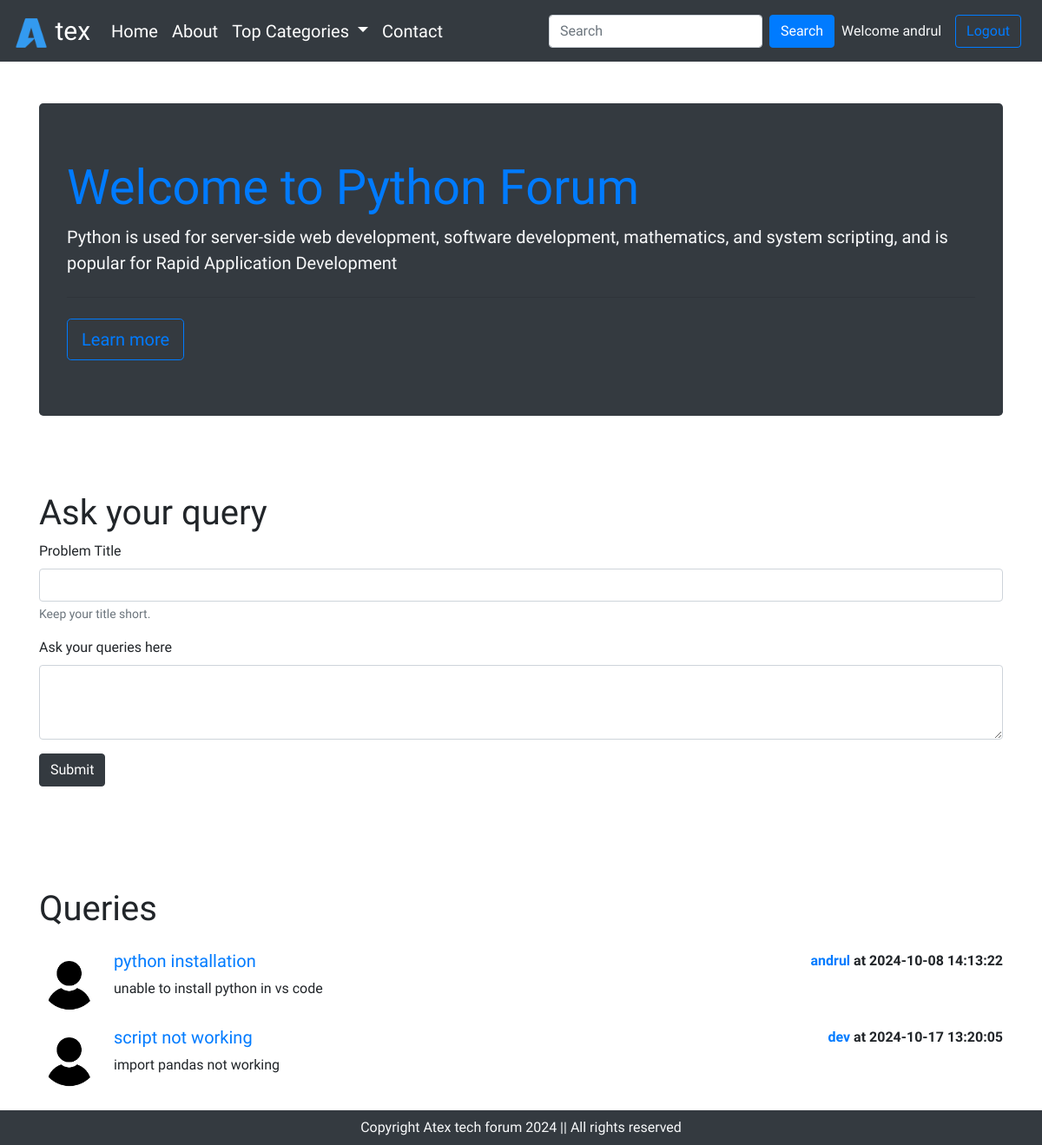
Page /threads.php?catid=1 (signed in) on the committed database.
### tables this page shows
CREATE TABLE `categories` (
  `id` int(10) NOT NULL,
  `name` varchar(255) NOT NULL,
  `description` varchar(255) NOT NULL,
  `created` datetime NOT NULL DEFAULT current_timestamp()
);

CREATE TABLE `threads` (
  `sno` int(11) NOT NULL,
  `thread_id` int(7) NOT NULL,
  `thread_title` varchar(255) NOT NULL,
  `thread_description` text NOT NULL,
  `thread_cat_id` int(7) NOT NULL,
  `thread_user_id` int(7) NOT NULL,
  `dt` datetime NOT NULL DEFAULT current_timestamp()
);

CREATE TABLE `users` (
  `sno` int(8) NOT NULL,
  `user_email` varchar(30) NOT NULL,
  `user_pass` varchar(255) NOT NULL,
  `dt` datetime NOT NULL DEFAULT current_timestamp()
);

### threads.php (the view, shortened to what this page needs)
<!doctype html>
<html lang="en">
<head>
    <link rel="stylesheet" href="https://cdn.jsdelivr.net/npm/bootstrap@4.6.2/dist/css/bootstrap.min.css"
>
        <link rel="stylesheet" href="style.css">
</head>
<body>
    <?php include './Partials/_dbconnect.php'; ?>
    <?php include './Partials/_header.php'; ?>
    <?php
        $id = $_GET['catid'];
        $sql = "SELECT * FROM `categories` WHERE id='$id' ";
        $result = mysqli_query($conn,$sql);
        while($row = mysqli_fetch_assoc($result)){
          $cname = $row['name'];
          $cdesc = $row['description'];
        }
    ?>
    <div class="container my-5"  id="ques">
        <div class="jumbotron bg-dark text-light">
            <h1 class="display-4 text-primary"><b>Welcome to <?php echo $cname; ?> Forum</b></h1>
            <p class="lead"><?php echo $cdesc; ?></p>
            <hr class="my-4">
            <a class="btn btn-dark btn-outline-primary btn-lg" href="#" role="button">Learn more</a>
        </div>
    </div>
    <?php
        if(isset($_SESSION['loggedin']) && $_SESSION['loggedin'] == true){
            echo '
            <div class="container my-5" id="ques">
                <h1>Ask your query</h1>
                <form action=" '.$_SERVER['REQUEST_URI'].'" method="post" >
                    <div class="form-group">
                        <label for="exampleInputEmail1">Problem Title</label>
                        <input type="text" class="form-control" id="title"  name="title" aria-describedby="emailHelp">
                        <small id="emailHelp" class="form-text text-muted">Keep your title short.</small>
                    </div>
                    <input type="hidden" name="sno" value=" '.$_SESSION['sno'].' ">
                    <div class="form-group">
                        <label for="exampleFormControlTextarea1">Ask your queries here </label>
                        <textarea class="form-control" id="desc" name="desc" rows="3"></textarea>
                    </div>
                    <button type="submit" class="btn btn-dark">Submit</button>
                </form>
           </div>';
        }
    ?>
    <div class="container my-4 mb-0">
        <h1 class="py-2">Queries</h1>
        <?php
            $id = $_GET['catid'];
            $sql = "SELECT * FROM `threads` WHERE thread_cat_id = $id ";
            $result = mysqli_query($conn,$sql);
            while($row = mysqli_fetch_assoc($result)){
                $id = $row['thread_id'];
                $title = $row['thread_title'];
                $desc = $row['thread_description'];
                $thread_time = $row['dt'];
                $user_id = $row['thread_user_id'];
                $sql2 = "SELECT user_email FROM `users` WHERE sno='$user_id' ";
                $result2 = mysqli_query($conn,$sql2);
                $row2 = mysqli_fetch_assoc($result2);
                echo '
                <div class="media my-3">
                    <img src="./Img/user.jpg" width="70px" class=" mr-3" alt="...">
                    <div class="media-body">'.'
                        <h5 class="mt-0 text-primary">
                            <a class="text-primary text-decoration-none" href="./thread.php?threadid='.$id.' ">'.$title.'</a>
                        </h5>
                        <p>'.$desc.'</p>
                    </div>
                    <p class="font-weight-bold my-0">
                        <span class="text-primary">'.$row2['user_email'].'</span>
                        at '.$thread_time.'
                    </p>'.'
                </div>';
               }
        ?>
    </div>
    <?php include './Partials/_footer.php'; ?>
</body>
</html>

### style.css (style rules this page uses)
body { font-family: "Ubuntu Condensed", sans-serif; }

### threads.php (style rules this page uses)
#ques { min-height: 400px; }

### rows in the picture
categories: name "Python", description "Python is used for server-side web development, software development, mathematics, and system scripting, and is popular for Rapid Application Development"
threads: thread_title "python installation", thread_description "unable to install python in vs code", users.user_email "andrul", dt "2024-10-08 14:13:22"
threads: thread_title "script not working", thread_description "import pandas not working", users.user_email "dev", dt "2024-10-17 13:20:05"

### other values in the picture
$_SESSION['useremail'] "andrul"
